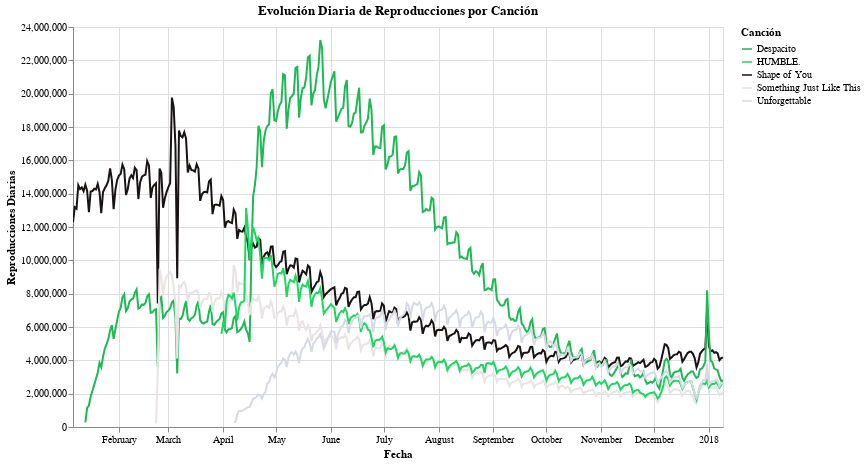

The notebook cell saved with this chart:
### Code cell
# GRÁFICA 3: Serie de tiempo de las reproducciones diarias
chart3 = alt.Chart(df_long).mark_line().encode(
    x=alt.X('Date:T', title='Fecha'),
    y=alt.Y('Reproducciones:Q', title='Reproducciones Diarias'),
    color=alt.Color('Canción:N', scale=alt.Scale(range=spotify_palette), title='Canción'),
    tooltip=['Date', 'Canción', 'Reproducciones']
).properties(
    width=650,
    height=400,
    title='Evolución Diaria de Reproducciones por Canción'
).interactive()  # Permite hacer zoom y movernos en la gráfica

chart3

### Figure 1 — Vega-Lite specification as saved in the notebook (floating-point values rounded to 4 significant figures; data arrays with more than 128 entries replaced by an {"elided": "..."} marker saying what was removed)
{"config": {"view": {"continuousWidth": 300, "continuousHeight": 300}}, "data": {"name": "data-c757cb484421ff357b952a44d33f4f8a"}, "mark": {"type": "line"}, "encoding": {"color": {"field": "Canción", "scale": {"range": ["#1DB954", "#1ED760", "#191414", "#E9E3E3", "#D7DAE5"]}, "title": "Canción", "type": "nominal"}, "tooltip": [{"field": "Date", "type": "temporal"}, {"field": "Canción", "type": "nominal"}, {"field": "Reproducciones", "type": "quantitative"}], "x": {"field": "Date", "title": "Fecha", "type": "temporal"}, "y": {"field": "Reproducciones", "title": "Reproducciones Diarias", "type": "quantitative"}}, "height": 400, "params": [{"name": "param_4", "select": {"type": "interval", "encodings": ["x", "y"]}, "bind": "scales"}], "title": "Evolución Diaria de Reproducciones por Canción", "width": 650, "$schema": "https://vega.github.io/schema/vega-lite/v5.20.1.json", "datasets": {"data-c757cb484421ff357b952a44d33f4f8a": {"elided": "1830 records"}}}
